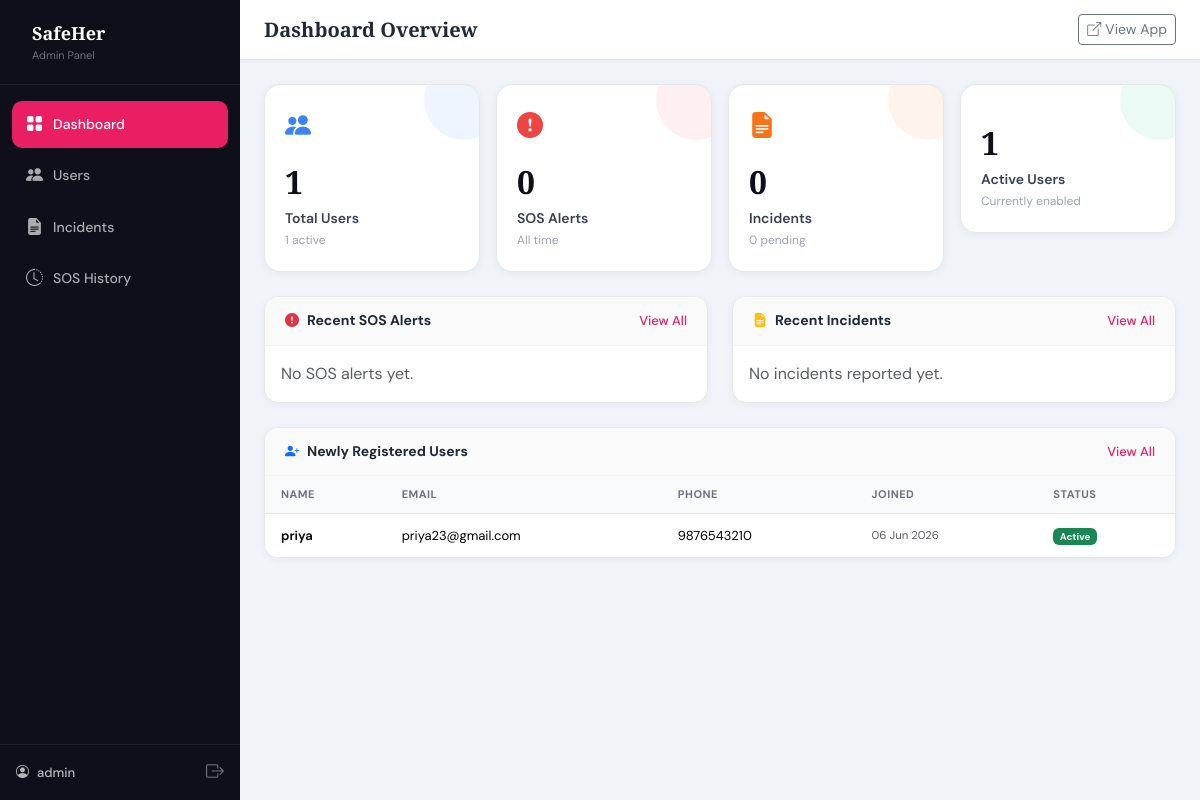
Screenshot of /admin/dashboard (signed in) with the database file from the repository.
### models.py (models this page shows, shortened)
class User(UserMixin, db.Model):
    __tablename__ = 'users'
    id = db.Column(db.Integer, primary_key=True)
    full_name = db.Column(db.String(100), nullable=False)
    email = db.Column(db.String(150), unique=True, nullable=False)
    phone = db.Column(db.String(20), nullable=False)
    password_hash = db.Column(db.String(256), nullable=False)
    address = db.Column(db.String(300))
    profile_pic = db.Column(db.String(200), default='default.png')
    is_active = db.Column(db.Boolean, default=True)
    created_at = db.Column(db.DateTime, default=datetime.utcnow)
    last_login = db.Column(db.DateTime)
    contacts = db.relationship('EmergencyContact', backref='user', lazy=True, cascade='all, delete-orphan')
    sos_history = db.relationship('SOSHistory', backref='user', lazy=True, cascade='all, delete-orphan')
    incident_reports = db.relationship('IncidentReport', backref='user', lazy=True, cascade='all, delete-orphan')

### routes/admin.py (the view)
@admin_bp.route('/dashboard')
@admin_required
def dashboard():
    total_users = User.query.count()
    active_users = User.query.filter_by(is_active=True).count()
    total_sos = SOSHistory.query.count()
    total_incidents = IncidentReport.query.count()
    pending_incidents = IncidentReport.query.filter_by(status='pending').count()
    recent_sos = SOSHistory.query.order_by(SOSHistory.triggered_at.desc()).limit(5).all()
    recent_incidents = IncidentReport.query.order_by(IncidentReport.reported_at.desc()).limit(5).all()
    recent_users = User.query.order_by(User.created_at.desc()).limit(5).all()
    return render_template('admin/dashboard.html',
        total_users=total_users,
        active_users=active_users,
        total_sos=total_sos,
        total_incidents=total_incidents,
        pending_incidents=pending_incidents,
        recent_sos=recent_sos,
        recent_incidents=recent_incidents,
        recent_users=recent_users
    )

### routes/admin.py (called while the page is built)
def admin_required(f):
    @wraps(f)
    def decorated_function(*args, **kwargs):
        if not session.get('admin_logged_in'):
            flash('Admin login required.', 'warning')
            return redirect(url_for('admin.login'))
        return f(*args, **kwargs)
    return decorated_function

### templates/admin/dashboard.html (shortened to what this page needs)
{% extends "admin/base.html" %}
{% block page_title %}Dashboard Overview{% endblock %}
{% block content %}
<div class="row g-3 mb-4">
  <div class="col-6 col-xl-3">
    <div class="admin-stat-card asc-blue">
      <div class="asc-icon"><i class="bi bi-people-fill"></i></div>
      <div class="asc-val">{{ total_users }}</div>
      <div class="asc-label">Total Users</div>
      <div class="asc-sub">{{ active_users }} active</div>
    </div>
  </div>
  <div class="col-6 col-xl-3">
    <div class="admin-stat-card asc-red">
      <div class="asc-icon"><i class="bi bi-exclamation-circle-fill"></i></div>
      <div class="asc-val">{{ total_sos }}</div>
      <div class="asc-label">SOS Alerts</div>
      <div class="asc-sub">All time</div>
    </div>
  </div>
  <div class="col-6 col-xl-3">
    <div class="admin-stat-card asc-orange">
      <div class="asc-icon"><i class="bi bi-file-earmark-text-fill"></i></div>
      <div class="asc-val">{{ total_incidents }}</div>
      <div class="asc-label">Incidents</div>
      <div class="asc-sub">{{ pending_incidents }} pending</div>
    </div>
  </div>
  <div class="col-6 col-xl-3">
    <div class="admin-stat-card asc-green">
      <div class="asc-val">{{ total_users - (total_users - active_users) }}</div>
      <div class="asc-label">Active Users</div>
      <div class="asc-sub">Currently enabled</div>
    </div>
  </div>
</div>
<div class="row g-4">
  <div class="col-lg-6">
    <div class="admin-card">
      <div class="admin-card-header">
        <h6><i class="bi bi-exclamation-circle-fill text-danger me-2"></i>Recent SOS Alerts</h6>
        <a href="{{ url_for('admin.sos_history') }}" class="admin-link-all">View All</a>
      </div>
      <div class="admin-card-body p-0">
        {% if recent_sos %}
        <table class="table admin-table mb-0">
          <thead><tr><th>User</th><th>Time</th><th>Contacts</th><th>Status</th></tr></thead>
          <tbody>
          {% for s in recent_sos %}
          <tr>
            <td>{{ s.user.full_name }}</td>
            <td class="text-muted small">{{ s.triggered_at.strftime('%d %b, %H:%M') }}</td>
            <td>{{ s.contacts_notified }}</td>
            <td><span class="status-badge status-{{ s.status }}"><span class="status-dot"></span>{{ s.status|title }}</span></td>
          </tr>
          {% endfor %}
          </tbody>
        </table>
        {% else %}<div class="p-3 text-muted">No SOS alerts yet.</div>{% endif %}
      </div>
    </div>
  </div>
  <div class="col-lg-6">
    <div class="admin-card">
      <div class="admin-card-header">
        <h6><i class="bi bi-file-earmark-text-fill text-warning me-2"></i>Recent Incidents</h6>
        <a href="{{ url_for('admin.incidents') }}" class="admin-link-all">View All</a>
      </div>
      <div class="admin-card-body p-0">
        {% if recent_incidents %}
        <table class="table admin-table mb-0">
          <thead><tr><th>Type</th><th>User</th><th>Severity</th><th>Status</th></tr></thead>
          <tbody>
          {% for r in recent_incidents %}
          <tr>
            <td class="fw-600">{{ r.incident_type }}</td>
            <td class="text-muted small">{{ r.user.full_name }}</td>
            <td><span class="severity-badge severity-{{ r.severity }}">{{ r.severity|title }}</span></td>
            <td><span class="status-badge status-{{ r.status }}"><span class="status-dot"></span>{{ r.status|title }}</span></td>
          </tr>
          {% endfor %}
          </tbody>
        </table>
        {% else %}<div class="p-3 text-muted">No incidents reported yet.</div>{% endif %}
      </div>
    </div>
  </div>
  <div class="col-12">
    <div class="admin-card">
      <div class="admin-card-header">
        <h6><i class="bi bi-person-plus-fill text-primary me-2"></i>Newly Registered Users</h6>
        <a href="{{ url_for('admin.users') }}" class="admin-link-all">View All</a>
      </div>
      <div class="admin-card-body p-0">
        {% if recent_users %}
        <table class="table admin-table mb-0">
          <thead><tr><th>Name</th><th>Email</th><th>Phone</th><th>Joined</th><th>Status</th></tr></thead>
          <tbody>
          {% for u in recent_users %}
          <tr>
            <td class="fw-600">{{ u.full_name }}</td>
            <td>{{ u.email }}</td>
            <td>{{ u.phone }}</td>
            <td class="text-muted small">{{ u.created_at.strftime('%d %b %Y') }}</td>
            <td>
              {% if u.is_active %}
              <span class="badge bg-success">Active</span>
              {% else %}
              <span class="badge bg-secondary">Inactive</span>
              {% endif %}
            </td>
          </tr>
          {% endfor %}
          </tbody>
        </table>
        {% else %}<div class="p-3 text-muted">No users registered yet.</div>{% endif %}
      </div>
    </div>
  </div>
</div>
{% endblock %}

### static/css/main.css (style rules this page uses)
:root { --primary: #e91e63; --primary-dark: #c2185b; --primary-light: #fce4ec; --secondary: #7c3aed; --accent: #f97316; --success: #10b981; --warning: #f59e0b; --danger: #ef4444; --info: #3b82f6; --dark: #0f0f1a; --dark-2: #1a1a2e; --text: #1f2937; --text-muted: #6b7280; --border: #e5e7eb; --bg: #fafafa; --sidebar-w: 260px; --sidebar-bg: #0f0f1a; --sidebar-text: rgba(255,255,255,0.75); --topbar-h: 64px; --radius: 16px; --radius-sm: 10px; --shadow: 0 4px 24px rgba(0,0,0,0.08); --shadow-md: 0 8px 32px rgba(0,0,0,0.12); --transition: 0.2s ease; }
*, *::before, *::after { box-sizing: border-box; }
body { font-family: 'DM Sans', sans-serif; color: var(--text); background: var(--bg); margin: 0; }
h1,h2,h3,h4,h5,h6 { font-family: 'Playfair Display', serif; }
.fw-600 { font-weight: 600; }

### static/css/admin.css (style rules this page uses)
.admin-body { background: #f1f5f9; font-family: 'DM Sans', sans-serif; }
.admin-stat-card { background: white; border-radius: 16px; padding: 22px 20px; border: 1px solid #e5e7eb; box-shadow: 0 2px 8px rgba(0,0,0,0.06); position: relative; overflow: hidden; }
.admin-stat-card::after { content: ''; position: absolute; top: 0; right: 0; width: 80px; height: 80px; border-radius: 50%; transform: translate(25px, -25px); opacity: 0.08; }
.asc-blue::after { background: #3b82f6; }
.asc-red::after { background: #ef4444; }
.asc-orange::after { background: #f97316; }
.asc-green::after { background: #10b981; }
.asc-icon { font-size: 26px; margin-bottom: 12px; display: block; }
.asc-blue .asc-icon { color: #3b82f6; }
.asc-red .asc-icon { color: #ef4444; }
.asc-orange .asc-icon { color: #f97316; }
.asc-val { font-size: 32px; font-weight: 800; font-family: 'Playfair Display', serif; color: #0f0f1a; }
.asc-label { font-size: 14px; font-weight: 600; color: #374151; margin: 2px 0; }
.asc-sub { font-size: 12px; color: #9ca3af; }
.admin-card { background: white; border-radius: 14px; border: 1px solid #e5e7eb; box-shadow: 0 2px 8px rgba(0,0,0,0.05); overflow: hidden; }
.admin-card-header { display: flex; align-items: center; justify-content: space-between; padding: 14px 20px; border-bottom: 1px solid #f3f4f6; background: #fafafa; }
.admin-card-header h6 { margin: 0; font-size: 14px; font-family: 'DM Sans', sans-serif; font-weight: 700; }
.admin-card-body { padding: 16px; }
.admin-link-all { color: #e91e63; text-decoration: none; font-size: 13px; font-weight: 500; }
.admin-table { font-size: 13px; margin: 0; }
.admin-table thead th { background: #f9fafb; font-weight: 700; font-size: 11px; text-transform: uppercase; letter-spacing: 0.5px; color: #6b7280; border-bottom: 1px solid #e5e7eb; padding: 10px 16px; }
.admin-table tbody td { padding: 12px 16px; vertical-align: middle; border-bottom: 1px solid #f3f4f6; }
.admin-table tbody tr:last-child td { border-bottom: none; }

### rows the page displays
User: full_name "priya", email "priya23@gmail.com", phone "9876543210", created_at "06 Jun 2026", is_active "Active"

### other values shown
{{ session.get('admin_name', 'Admin') }} "admin"
{{ total_users }} "1"
{{ active_users }} "1"
{{ total_sos }} "0"
{{ total_incidents }} "0"
{{ pending_incidents }} "0"
{{ total_users - (total_users - active_users) }} "1"
